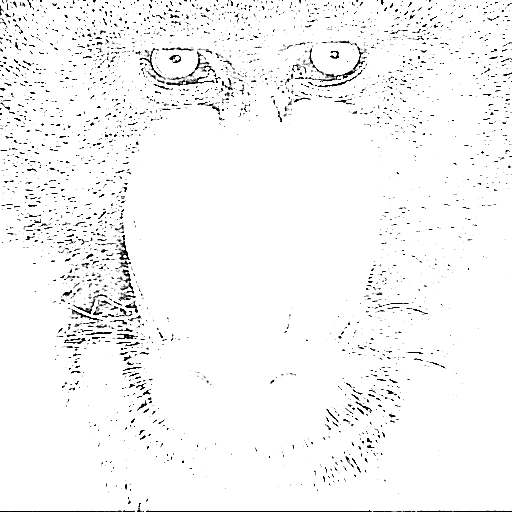
#> input picture MO443/Trabalhos/Trabalho_1/outputs/trabalho_1_H10.png, 512 x 512 px; its folder holds only this picture in this run
$ python trabalho_1.py outputs/trabalho_1_H10.png
#> lines starting #> are read from the running program, lines starting #| are printed output that depends on the picture
'''
Trabalho - 1
Aluno: Paulo Junio Reis Rodrigues
RA: 265674
'''
import cv2
import numpy as np
import sys

#Constantes - Filtros utilizados

#Filtro H1
HUM_ARRAY = np.array([[0, 0, -1, 0, 0],
                      [0, -1, -2, -1, 0],
                      [-1, -2, 16, -2, -1],
                      [0, -1, -2, -1, 0],
                      [0, 0, -1, 0, 0]])

#Filtro H2
HDOIS_ARRAY = np.array([[1/256, 4/256, 6/256, 4/256, 1/256],
                        [4/256, 16/256, 24/256, 16/256, 4/256],
                        [6/256, 24/256, 36/256, 24/256, 6/256],
                        [4/256, 16/256, 24/256, 16/256, 4/256],
                        [1/256, 4/256, 6/256, 4/256, 1/256]])

#Filtro H3
HTRES_ARRAY = np.array([[-1, 0, 1],
                        [-2, 0, 2],
                        [-1, 0, 1]])

#Filtro H4
HQUATRO_ARRAY = np.array([[-1, -2, -1],
                          [0, 0, 0],
                          [1, 2, 1]])

#Filtro H5
HCINCO_ARRAY = np.array([[-1, -1, -1],
                         [-1, 8, -1],
                         [-1, -1, -1]])

#Filtro H6
HSEIS_ARRAY = np.array([[1/9, 1/9, 1/9],
                        [1/9, 1/9, 1/9],
                        [1/9, 1/9, 1/9]])

#Filtro H7
HSETE_ARRAY = np.array([[-1, -1, 2],
                        [-1, 2, -1],
                        [2, -1, -1]])

#Filtro H8
HOITO_ARRAY = np.array([[2, -1, -1],
                        [-1, 2, -1],
                        [-1, -1, 2]])

#Filtro H9
HNOVE_ARRAY = np.array([[1/9, 0, 0, 0, 0, 0, 0, 0, 0],
                        [0, 1/9, 0, 0, 0, 0, 0, 0, 0],
                        [0, 0, 1/9, 0, 0, 0, 0, 0, 0],
                        [0, 0, 0, 1/9, 0, 0, 0, 0, 0],
                        [0, 0, 0, 0, 1/9, 0, 0, 0, 0],
                        [0, 0, 0, 0, 0, 1/9, 0, 0, 0],
                        [0, 0, 0, 0, 0, 0, 1/9, 0, 0],
                        [0, 0, 0, 0, 0, 0, 0, 1/9, 0],
                        [0, 0, 0, 0, 0, 0, 0, 0, 1/9]])

#Filtro H10
HDEZ_ARRAY = np.array([[-1/8, -1/8, -1/8, -1/8, -1/8],
                        [-1/8, 2/8, 2/8, 2/8, -1/8],
                        [-1/8, 2/8, 8/8, 2/8, -1/8],
                        [-1/8, 2/8, 2/8, 2/8, -1/8],
                        [-1/8, -1/8, -1/8, -1/8, -1/8]])

#Filtro H11
HONZE_ARRAY = np.array([[-1, -1, 0],
                        [-1, 0, 1],
                        [0, 1, 1]])

#Filtro H12
HDOZE_ARRAY = np.array([[0, 1, 1],
                        [-1, 0, 1],
                        [-1, -1, 0]])

#Filtro H13
HTREZE_ARRAY = np.array([[1, 1, 0],
                        [1, 0, -1],
                        [0, -1, -1]])

#Filtro H14
HQUATORZE_ARRAY = np.array([[0, -1, -1],
                            [1, 0, -1],
                            [1, 1, 0]])

#Nome dos arquivos de saida
def ArquivoDeSaida(filtro):
    return f'outputs/trabalho_1_{filtro}.png'

'''
Metodo para aplicar o filtro utilizando a funcao de correlacao do OpenCV, para a tratar os problemas de bordas foi
utilizado o BORDER_REPLICATE que replica a as bordas verticais e horizontais para criar uma borda mais grossa para nao
obter problemas durante a execucao
'''
def AplicarFiltro(imagem, filtro):
    return cv2.filter2D(imagem, -1, filtro[::-1, ::-1], cv2.BORDER_REPLICATE) #Reflitindo o filtro em 180 graus, para que seja feita a correlacao correta

#Metodo para somar as duas imagens, para isso as imagens devem ser transformada para 16 bits, realizar os calculos sqrt((h3^2) + (h4^2)) para que depois possa voltar a 8 bits
def SomarDuasFiltragens(primeiraImagem, segundaImagem):
    return np.round(np.sqrt((np.power(primeiraImagem.astype(np.uint16), 2) + np.power(segundaImagem.astype(np.uint16), 2)))).astype(np.uint8) #Funcao round utilizada para arrendodar os dados

if __name__ == "__main__":

    nomeDoArquivo = sys.argv[1]
    imagemOriginal = cv2.imread(nomeDoArquivo, cv2.IMREAD_GRAYSCALE) #Leitura da imagem original
#> imagemOriginal is the input picture: shape (512, 512); min 0, max 255, mean 246.4

    #Aplicando o filtro h1
    output = AplicarFiltro(imagemOriginal,HUM_ARRAY)
    cv2.imwrite(ArquivoDeSaida('H1'), output)

    # Aplicando o filtro h2
    output = AplicarFiltro(imagemOriginal,HDOIS_ARRAY)
    cv2.imwrite(ArquivoDeSaida('H2'), output)

    # Aplicando o filtro h3
    output_coluna = AplicarFiltro(imagemOriginal,HTRES_ARRAY)
    cv2.imwrite(ArquivoDeSaida('H3'), output_coluna)

    # Aplicando o filtro h4
    print(HQUATRO_ARRAY[::-1, ::-1])
    print(HTRES_ARRAY[::-1, ::-1])
    print(HSETE_ARRAY[::-1, ::-1])
    print(HOITO_ARRAY[::-1, ::-1])
    print(HONZE_ARRAY[::-1, ::-1])
    output_linha = AplicarFiltro(imagemOriginal, HQUATRO_ARRAY)
    cv2.imwrite(ArquivoDeSaida('H4'), output_linha)

    # Juntando dois filtros, o h3 e o h4
    output = SomarDuasFiltragens(output_coluna, output_linha) #Fazendo o calculo para juntar os filtros, fornecido pelo professor
    cv2.imwrite(ArquivoDeSaida('H3_H4'), output)

    # Aplicando o filtro h5
    output = AplicarFiltro(imagemOriginal,HCINCO_ARRAY)
    cv2.imwrite(ArquivoDeSaida('H5'), output)

    # Aplicando o filtro h6
    output = AplicarFiltro(imagemOriginal, HSEIS_ARRAY)
    cv2.imwrite(ArquivoDeSaida('H6'), output)

    # Aplicando o filtro h7
    output = AplicarFiltro(imagemOriginal,HSETE_ARRAY)
    cv2.imwrite(ArquivoDeSaida('H7'), output)

    # Aplicando o filtro h8
    output = AplicarFiltro(imagemOriginal, HOITO_ARRAY)
#> in AplicarFiltro (call 8), `return cv2.filter2D(imagem, -1, filtro[::-1, ::-1], cv2.BORDER_REPLICA..`:
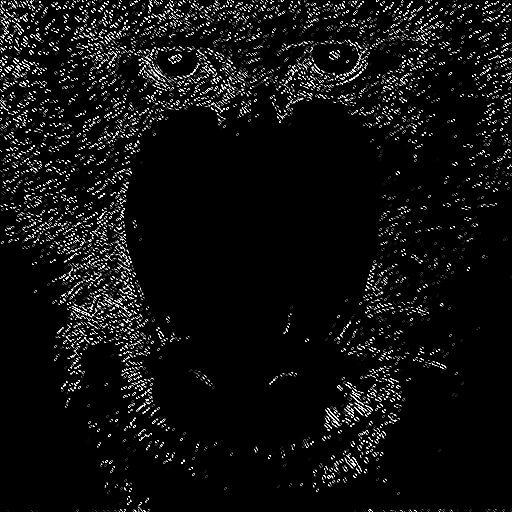
#> returned value: shape (512, 512); min 0, max 255, mean 15.4
    cv2.imwrite(ArquivoDeSaida('H8'), output)

    # Aplicando o filtro h9
    output = AplicarFiltro(imagemOriginal, HNOVE_ARRAY)
#> in AplicarFiltro (call 9), `return cv2.filter2D(imagem, -1, filtro[::-1, ::-1], cv2.BORDER_REPLICA..`:
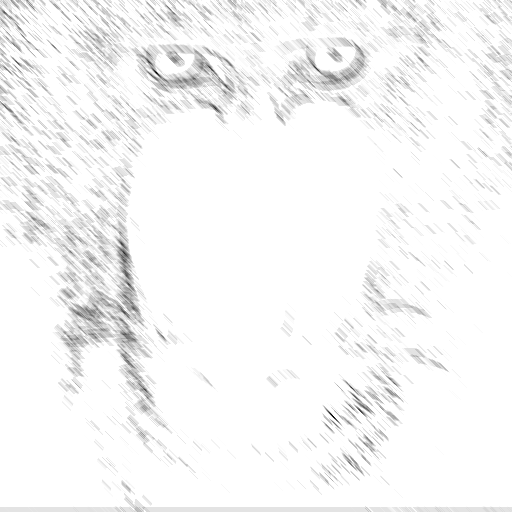
#> returned value: shape (512, 512); min 2, max 255, mean 246.6
    cv2.imwrite(ArquivoDeSaida('H9'), output)

    # Aplicando o filtro h10
    output = AplicarFiltro(imagemOriginal, HDEZ_ARRAY)
#> in AplicarFiltro (call 10), `return cv2.filter2D(imagem, -1, filtro[::-1, ::-1], cv2.BORDER_REPLICA..`:
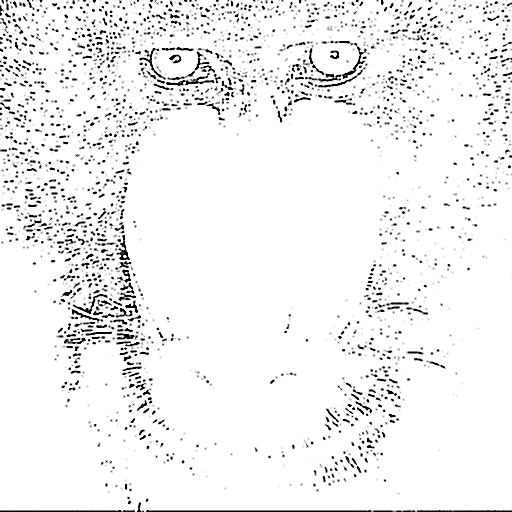
#> returned value: shape (512, 512); min 0, max 255, mean 240.9
    cv2.imwrite(ArquivoDeSaida('H10'), output)

    # Aplicando o filtro h11
    output = AplicarFiltro(imagemOriginal, HONZE_ARRAY)
#> in AplicarFiltro (call 11), `return cv2.filter2D(imagem, -1, filtro[::-1, ::-1], cv2.BORDER_REPLICA..`:
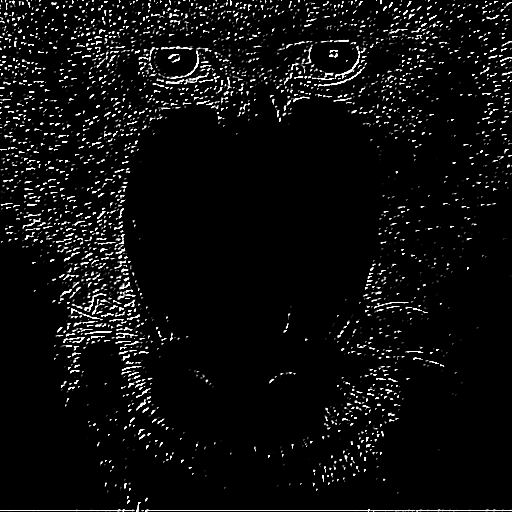
#> returned value: shape (512, 512); min 0, max 255, mean 13.5
    cv2.imwrite(ArquivoDeSaida('H11'), output)

    # Aplicando o filtro h12
    output = AplicarFiltro(imagemOriginal, HDOZE_ARRAY)
#> in AplicarFiltro (call 12), `return cv2.filter2D(imagem, -1, filtro[::-1, ::-1], cv2.BORDER_REPLICA..`:
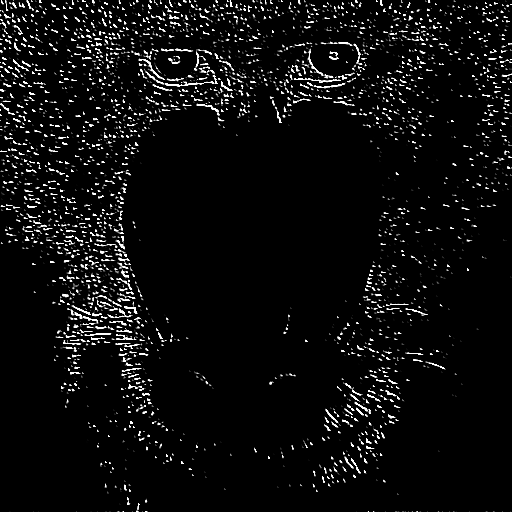
#> returned value: shape (512, 512); min 0, max 255, mean 13.2
    cv2.imwrite(ArquivoDeSaida('H12'), output)

    # Aplicando o filtro h13
    output = AplicarFiltro(imagemOriginal, HTREZE_ARRAY)
#> in AplicarFiltro (call 13), `return cv2.filter2D(imagem, -1, filtro[::-1, ::-1], cv2.BORDER_REPLICA..`:
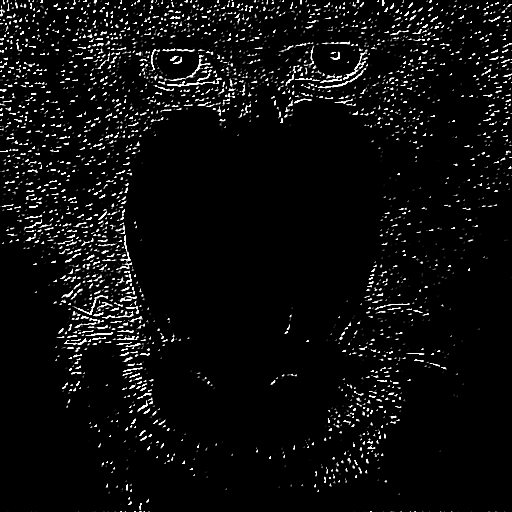
#> returned value: shape (512, 512); min 0, max 255, mean 13.1
    cv2.imwrite(ArquivoDeSaida('H13'), output)

    # Aplicando o filtro h14
    output = AplicarFiltro(imagemOriginal, HQUATORZE_ARRAY)
#> in AplicarFiltro (call 14), `return cv2.filter2D(imagem, -1, filtro[::-1, ::-1], cv2.BORDER_REPLICA..`:
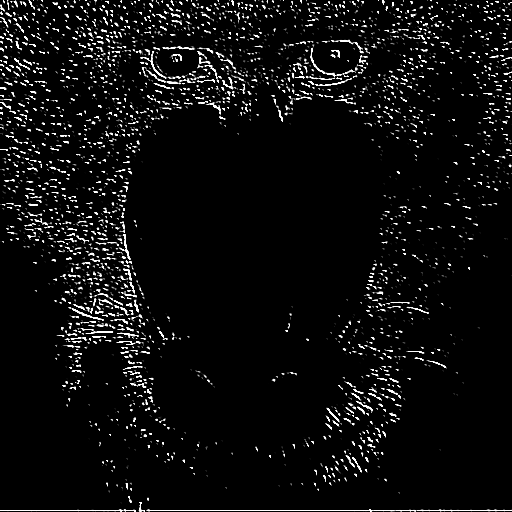
#> returned value: shape (512, 512); min 0, max 255, mean 13.6
    cv2.imwrite(ArquivoDeSaida('H14'), output)

$ run again, on MO443/Trabalhos/Trabalho_1/outputs/trabalho_1_H3.png
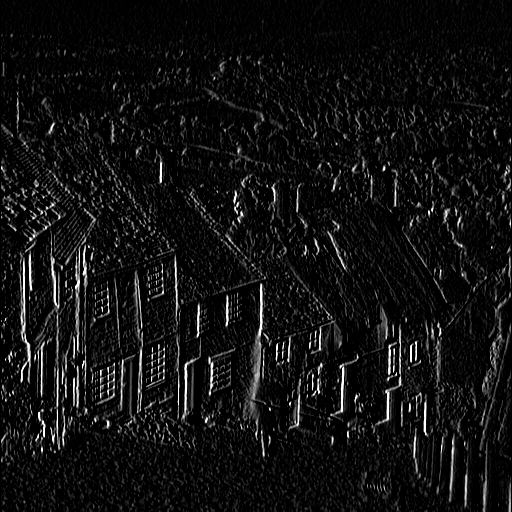
#> input picture MO443/Trabalhos/Trabalho_1/outputs/trabalho_1_H3.png, 512 x 512 px
#> imagemOriginal is the input picture: shape (512, 512); min 0, max 255, mean 17
#> in AplicarFiltro (call 13), `return cv2.filter2D(imagem, -1, filtro[::-1, ::-1], cv2.BORDER_REPLICA..`:
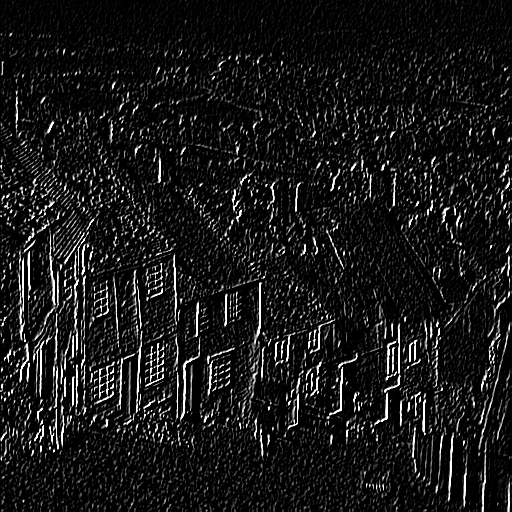
#> returned value: shape (512, 512); min 0, max 255, mean 23.8
#> in AplicarFiltro (call 14), `return cv2.filter2D(imagem, -1, filtro[::-1, ::-1], cv2.BORDER_REPLICA..`:
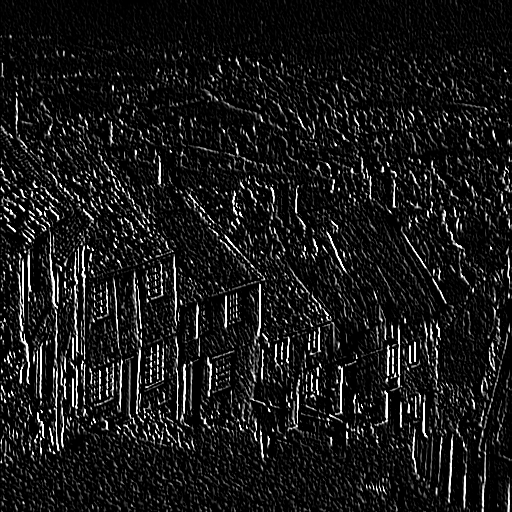
#> returned value: shape (512, 512); min 0, max 255, mean 24.2

$ run again, on MO443/Trabalhos/Trabalho_1/outputs/trabalho_1_H4.png
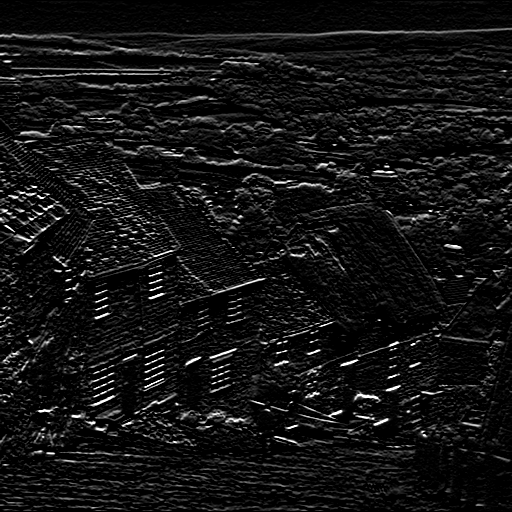
#> input picture MO443/Trabalhos/Trabalho_1/outputs/trabalho_1_H4.png, 512 x 512 px
#> imagemOriginal is the input picture: shape (512, 512); min 0, max 255, mean 19.6
#> in AplicarFiltro (call 13), `return cv2.filter2D(imagem, -1, filtro[::-1, ::-1], cv2.BORDER_REPLICA..`:
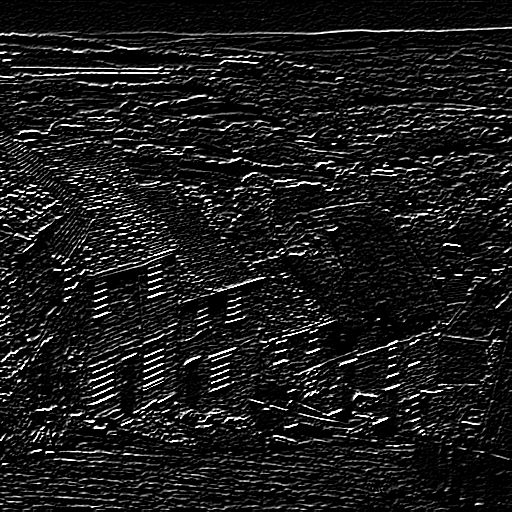
#> returned value: shape (512, 512); min 0, max 255, mean 27.3
#> in AplicarFiltro (call 14), `return cv2.filter2D(imagem, -1, filtro[::-1, ::-1], cv2.BORDER_REPLICA..`:
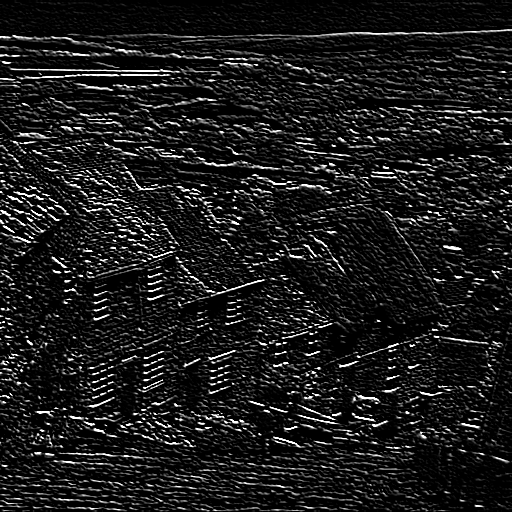
#> returned value: shape (512, 512); min 0, max 255, mean 27.1

$ run again, on MO443/Trabalhos/Trabalho_1/outputs/trabalho_1_H11.png
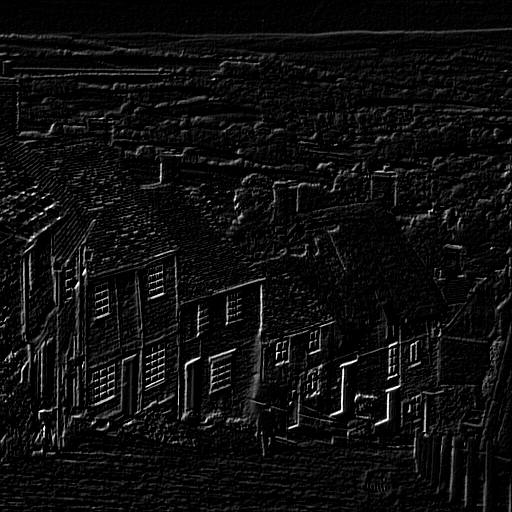
#> input picture MO443/Trabalhos/Trabalho_1/outputs/trabalho_1_H11.png, 512 x 512 px
#> imagemOriginal is the input picture: shape (512, 512); min 0, max 255, mean 14.1
#> in AplicarFiltro (call 14), `return cv2.filter2D(imagem, -1, filtro[::-1, ::-1], cv2.BORDER_REPLICA..`:
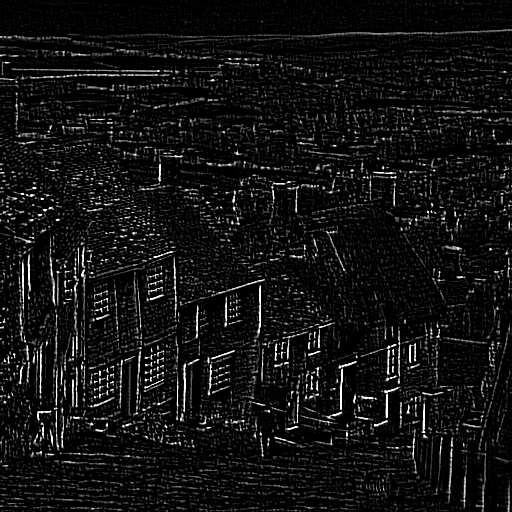
#> returned value: shape (512, 512); min 0, max 255, mean 17.9
